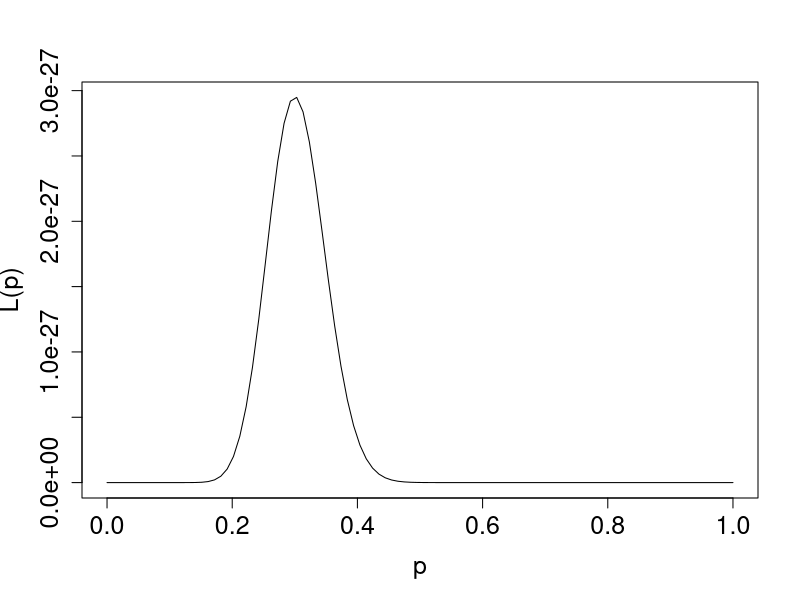

Reproduce this figure in R.
## ---- chunk 1
p = seq(0,1,length=100)
L= function(p){p^30 * (1-p)^70}
plot(p,L(p),ylab="L(p)",xlab="p",type="l",cex.axis=1.5, cex.lab=1.5)
